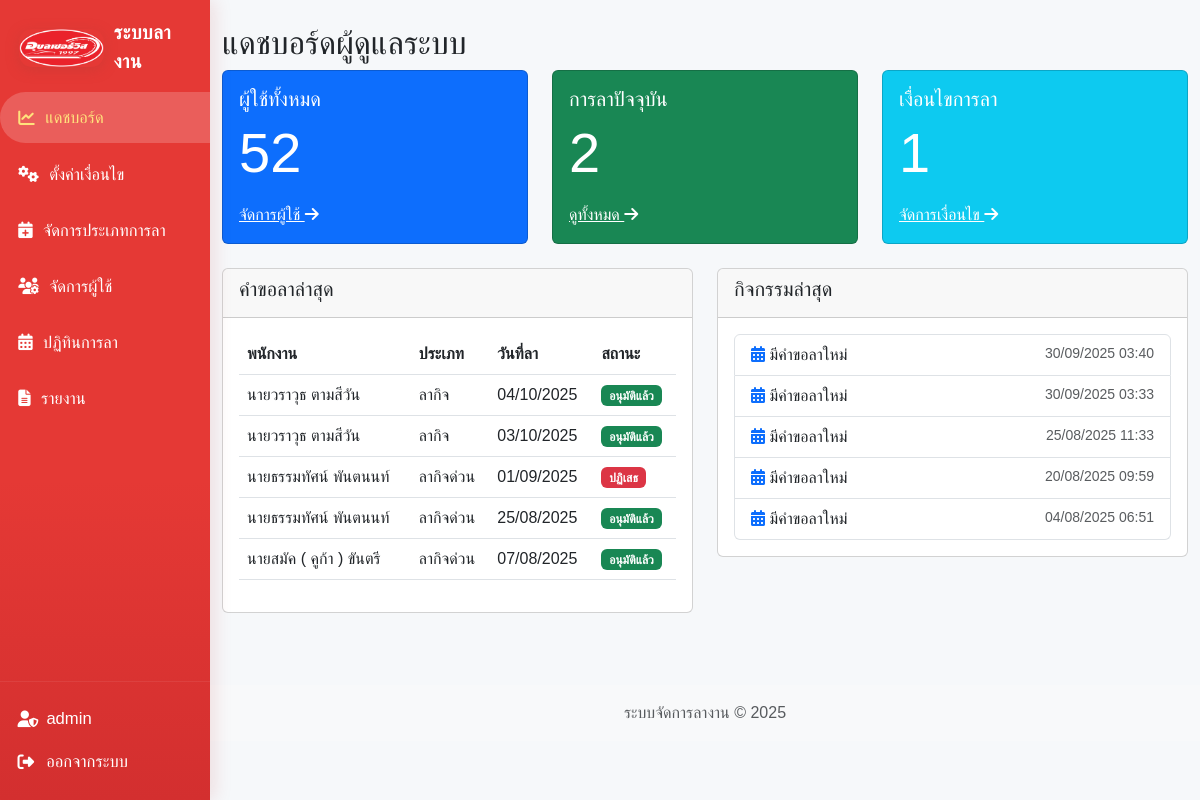
Page /admin/dashboard.php (signed in) on the committed database.
### tables this page shows
CREATE TABLE `leave_requests` (
  `id` int NOT NULL,
  `user_id` int NOT NULL,
  `leave_type_id` int NOT NULL,
  `start_date` date NOT NULL,
  `end_date` date NOT NULL,
  `reason` text NOT NULL,
  `document_path` varchar(255) DEFAULT NULL,
  `status` enum('pending','approved','rejected') DEFAULT 'pending',
  `reject_reason` varchar(255) DEFAULT NULL,
  `approved_by` int DEFAULT NULL,
  `created_at` timestamp NOT NULL DEFAULT CURRENT_TIMESTAMP
);

CREATE TABLE `users` (
  `id` int NOT NULL,
  `username` varchar(50) NOT NULL,
  `password` varchar(255) NOT NULL,
  `password_plain` varchar(255) DEFAULT NULL,
  `fullname` varchar(100) NOT NULL,
  `email` varchar(100) NOT NULL,
  `role` enum('admin','hr','manager','employee') NOT NULL,
  `department` varchar(50) DEFAULT NULL,
  `created_at` timestamp NOT NULL DEFAULT CURRENT_TIMESTAMP
);

CREATE TABLE `leave_types` (
  `id` int NOT NULL,
  `name` varchar(50) NOT NULL,
  `description` text,
  `requires_document` tinyint(1) DEFAULT '0'
);

### admin/dashboard.php (the view, shortened to what this page needs)
<?php
require_once '../config/db.php';
$users_count = $conn->query("SELECT COUNT(*) as total FROM users")->fetch(PDO::FETCH_ASSOC)['total'];
$active_leaves = $conn->query("SELECT COUNT(*) as total FROM leave_requests WHERE status = 'approved' AND end_date >= CURDATE()")->fetch(PDO::FETCH_ASSOC)['total'];
$recent_leaves = $conn->query("SELECT lr.*, u.fullname, lt.name as leave_type
                             FROM leave_requests lr
                             JOIN users u ON lr.user_id = u.id
                             JOIN leave_types lt ON lr.leave_type_id = lt.id
                             ORDER BY lr.created_at DESC LIMIT 5")->fetchAll(PDO::FETCH_ASSOC);
$recent_activities = $conn->query("SELECT * FROM (
                                  SELECT id, 'leave' as type, created_at FROM leave_requests
                                  UNION
                                  SELECT id, 'swap' as type, created_at FROM shift_swaps
                                  ) as activities
                                  ORDER BY created_at DESC LIMIT 5")->fetchAll(PDO::FETCH_ASSOC);
$leave_rules_count = $conn->query("SELECT COUNT(*) FROM leave_rules")->fetchColumn();
?>
<?php include '../includes/header.php'; ?>
<div class="container">
    <h2>แดชบอร์ดผู้ดูแลระบบ</h2>
    <div class="row mb-4">
        <div class="col-md-4">
            <div class="card text-white bg-primary">
                <div class="card-body">
                    <h5 class="card-title">ผู้ใช้ทั้งหมด</h5>
                    <p class="card-text display-4"><?= htmlspecialchars($users_count) ?></p>
                    <a href="<?= BASE_URL ?>admin/users.php" class="text-white">จัดการผู้ใช้ <i class="fas fa-arrow-right"></i></a>
                </div>
            </div>
        </div>
        <div class="col-md-4">
            <div class="card text-white bg-success">
                <div class="card-body">
                    <h5 class="card-title">การลาปัจจุบัน</h5>
                    <p class="card-text display-4"><?= htmlspecialchars($active_leaves) ?></p>
                    <a href="<?= BASE_URL ?>hr/manage_leaves.php" class="text-white">ดูทั้งหมด <i class="fas fa-arrow-right"></i></a>
                </div>
            </div>
        </div>
        <div class="col-md-4">
            <div class="card text-white bg-info">
                <div class="card-body">
                    <h5 class="card-title">เงื่อนไขการลา</h5>
                    <p class="card-text display-4">
                        <?= htmlspecialchars($leave_rules_count) ?>
                    </p>
                    <a href="<?= BASE_URL ?>admin/leave_rules.php" class="text-white">จัดการเงื่อนไข <i class="fas fa-arrow-right"></i></a>
                </div>
            </div>
        </div>
    </div>
    <div class="row">
        <div class="col-md-6">
            <div class="card mb-4">
                <div class="card-header">
                    <h5>คำขอลาล่าสุด</h5>
                </div>
                <div class="card-body">
                    <table class="table">
                        <thead>
                            <tr>
                                <th>พนักงาน</th>
                                <th>ประเภท</th>
                                <th>วันที่ลา</th>
                                <th>สถานะ</th>
                            </tr>
                        </thead>
                        <tbody>
                            <?php foreach ($recent_leaves as $leave): ?>
                                <tr>
                                    <td><?= htmlspecialchars($leave['fullname']) ?></td>
                                    <td><?= htmlspecialchars($leave['leave_type']) ?></td>
                                    <td><?= date('d/m/Y', strtotime($leave['start_date'])) ?></td>
                                    <td>
                                        <?php if ($leave['status'] == 'pending'): ?>
                                            <span class="badge bg-warning">รออนุมัติ</span>
                                        <?php elseif ($leave['status'] == 'approved'): ?>
                                            <span class="badge bg-success">อนุมัติแล้ว</span>
                                        <?php else: ?>
                                            <span class="badge bg-danger">ปฏิเสธ</span>
                                        <?php endif; ?>
                                    </td>
                                </tr>
                            <?php endforeach; ?>
                        </tbody>
                    </table>
                </div>
            </div>
        </div>
        <div class="col-md-6">
            <div class="card">
                <div class="card-header">
                    <h5>กิจกรรมล่าสุด</h5>
                </div>
                <div class="card-body">
                    <ul class="list-group">
                        <?php foreach ($recent_activities as $activity): ?>
                            <li class="list-group-item">
                                <?php if ($activity['type'] == 'leave'): ?>
                                    <i class="fas fa-calendar-alt text-primary"></i> มีคำขอลาใหม่
                                <?php else: ?>
                                    <i class="fas fa-exchange-alt text-info"></i> มีคำขอสลับวันทำงาน
                                <?php endif; ?>
                                <span class="float-end text-muted small">
                                    <?= date('d/m/Y H:i', strtotime($activity['created_at'])) ?>
                                </span>
                            </li>
                        <?php endforeach; ?>
                    </ul>
                </div>
            </div>
        </div>
    </div>
</div>
<?php include '../includes/footer.php'; ?>

### includes/header.php (shortened to what this page needs)
<?php
$role_icon_map = [
    'admin' => 'fa-user-shield',
    'hr' => 'fa-user-tie',
    'manager' => 'fa-user-check',
    'employee' => 'fa-user'
];
$user_role_icon = $role_icon_map[$_SESSION['role']] ?? 'fa-user';
function get_menu_items($role) {
    $base = BASE_URL;
    $items = [];
    if ($role == 'admin') {
        $items = [
            ['href' => "{$base}admin/dashboard.php",         'icon' => 'fa-chart-line',     'text' => 'แดชบอร์ด', 'uri' => 'dashboard'],
            ['href' => "{$base}admin/leave_rules.php",       'icon' => 'fa-cogs',           'text' => 'ตั้งค่าเงื่อนไข', 'uri' => 'leave_rules'],
            ['href' => "{$base}admin/leave_types.php",       'icon' => 'fa-calendar-plus',  'text' => 'จัดการประเภทการลา', 'uri' => 'manage_accumulate_holiday'],
            ['href' => "{$base}admin/users.php",             'icon' => 'fa-users-cog',      'text' => 'จัดการผู้ใช้', 'uri' => 'users'],
            ['href' => "{$base}hr/all_leaves_calendar.php",  'icon' => 'fa-calendar-days',  'text' => 'ปฏิทินการลา', 'uri' => 'all_leaves_calendar'],
            ['href' => "{$base}hr/reports.php",              'icon' => 'fa-file-lines',     'text' => 'รายงาน', 'uri' => 'reports'],
        ];
    } else {
        $items = [
            ['href' => "{$base}employee/dashboard.php",      'icon' => 'fa-house-user',    'text' => 'แดชบอร์ด', 'uri' => 'dashboard'],
            ['href' => "{$base}employee/swap_holiday.php",   'icon' => 'fa-retweet',       'text' => 'ขอสลับวันหยุด', 'uri' => 'swap_holiday'],
        ];
    }
    return $items;
}
$menu_items = get_menu_items($_SESSION['role']);
?>
<!DOCTYPE html>
<html lang="th">
<head>
    <link href="https://cdn.jsdelivr.net/npm/bootstrap@5.3.0/dist/css/bootstrap.min.css" rel="stylesheet">
    <link rel="stylesheet" href="https://cdnjs.cloudflare.com/ajax/libs/font-awesome/6.4.2/css/all.min.css">
    <link href="<?= BASE_URL ?>assets/css/style.css" rel="stylesheet">
</head>
<body>
<div class="sidebar-left flex-column" style="display:none;">
    <div class="logo-area">
        <img src="<?= BASE_URL ?>assets/images/logo1.png" alt="Logo">
        <span>ระบบลางาน</span>
    </div>
    <nav class="sidebar-menu nav flex-column">
        <?php
        $current_uri = $_SERVER['REQUEST_URI'];
        foreach($menu_items as $item):
            $is_active = strpos($current_uri, $item['uri']) !== false ? ' active' : '';
        ?>
            <a class="nav-link<?= $is_active ?>" href="<?= $item['href'] ?>">
                <i class="fa-solid <?= $item['icon'] ?>"></i>
                <?= $item['text'] ?>
            </a>
        <?php endforeach; ?>
    </nav>
    <div class="sidebar-bottom mt-auto">
        <a href="<?= BASE_URL ?>profile.php" class="profile-btn mb-2">
            <i class="fas <?= $user_role_icon ?>"></i>
            <?= htmlspecialchars($_SESSION['username'], ENT_QUOTES, 'UTF-8') ?>
        </a>
        <a class="logout-link" href="<?= BASE_URL ?>logout.php">
            <i class="fas fa-sign-out-alt me-1"></i> ออกจากระบบ
        </a>
    </div>
</div>
</body>
</html>

### includes/footer.php (shortened to what this page needs)
<footer class="mt-5 py-3 bg-light">
    <div class="container">
        <p class="text-center text-muted mb-0">ระบบจัดการลางาน &copy; <?php echo date('Y'); ?></p>
    </div>
</footer>
</body>
</html>

### assets/css/style.css (style rules this page uses)
body { font-family: 'Kanit', sans-serif; background-color: #f8f9fa; }

### includes/header.php (style rules this page uses)
body { background: #f6f8fa; }
@media (min-width: 992px) { .sidebar-left { display: flex !important; } }
@media (min-width: 992px) { body { padding-left: 210px !important; } }
.sidebar-left { display: none; position: fixed; top: 0; left: 0; height: 100vh; width: 210px; background: linear-gradient(180deg, #e53935 60%, #d32f2f 100%); box-shadow: 4px 0 18px 0 rgba(180, 15, 15, 0.12); z-index: 1090; flex-direction: column; align-items: stretch; }
.sidebar-left .logo-area { padding: 1.2rem 1.2rem .4rem 1.2rem; display: flex; align-items: center; gap: 0.6em; }
.sidebar-left .logo-area img { height: 38px; border-radius: 0.8em; box-shadow: 0 3px 12px #c43a3488; }
.sidebar-left .logo-area span { font-size: 1.19rem; color: #fff; font-weight: 700; letter-spacing: 0.03em; }
.sidebar-left .sidebar-menu { flex: 1; margin-top: .6em; display: flex; flex-direction: column; gap: 2px; }
.sidebar-left .sidebar-menu .nav-link { color: #fff !important; padding: .8em 1.1em; border-radius: 1.8em 0 0 1.8em; font-size: 1.03rem; font-weight: 500; display: flex; align-items: center; gap: 0.64em; margin-bottom: 3px; transition: background .18s, color .13s; }
.sidebar-left .sidebar-menu .nav-link.active, .sidebar-left .sidebar-menu .nav-link:hover { background: rgba(255,255,255,0.19); color: #ffe27c !important; }
.sidebar-left .sidebar-bottom { padding: 1.3em 1.1em; border-top: 1.5px solid #fff1; }
.sidebar-left .profile-btn, .sidebar-left .logout-link { color: #fff !important; display: flex; align-items: center; gap: 8px; padding: 0.28em 0; text-decoration: none; font-size: 1.04rem; }

### rows in the picture
leave_requests: user.fullname "นายวราวุธ ตามสีวัน", leave_type.name "ลากิจ", start_date "04/10/2025", status "อนุมัติแล้ว"
leave_requests: user.fullname "นายวราวุธ ตามสีวัน", leave_type.name "ลากิจ", start_date "03/10/2025", status "อนุมัติแล้ว"
leave_requests: user.fullname "นายธรรมทัศน์ พันตนนท์", leave_type.name "ลากิจด่วน", start_date "01/09/2025", status "ปฏิเสธ"
leave_requests: user.fullname "นายธรรมทัศน์ พันตนนท์", leave_type.name "ลากิจด่วน", start_date "25/08/2025", status "อนุมัติแล้ว"
leave_requests: user.fullname "นายสมัค ( คูก้า ) ขันตรี", leave_type.name "ลากิจด่วน", start_date "07/08/2025", status "อนุมัติแล้ว"

### other values in the picture
$item['text'] "แดชบอร์ด"
$item['text'] "ตั้งค่าเงื่อนไข"
$item['text'] "จัดการประเภทการลา"
$item['text'] "จัดการผู้ใช้"
$item['text'] "ปฏิทินการลา"
$item['text'] "รายงาน"
$_SESSION['username'] "admin"
$users_count "52"
$active_leaves "2"
$leave_rules_count "1"
date('d/m/Y H:i', strtotime($activity['created_at'])) "30/09/2025 03:40"
date('d/m/Y H:i', strtotime($activity['created_at'])) "30/09/2025 03:33"
date('d/m/Y H:i', strtotime($activity['created_at'])) "25/08/2025 11:33"
date('d/m/Y H:i', strtotime($activity['created_at'])) "20/08/2025 09:59"
date('d/m/Y H:i', strtotime($activity['created_at'])) "04/08/2025 06:51"
